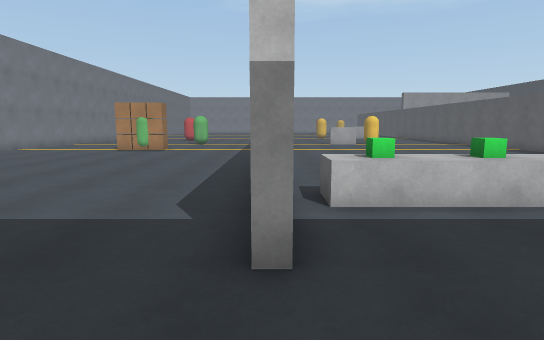
view 1 (above)

18 first-person views from a walk through a scene from a Unity 3-D project. The camera is 1.4 m above the floor, tilts 8° down and sees 80° across. The floor is counted in squares, 1 m on a side. Each view is taken from the middle of a square. On the plan, view 1 faces up. The plan holds only what a view shows up to about 15 squares ahead; the rest is blank. The place goes on beyond the plan. The player character is not drawn.

view 2
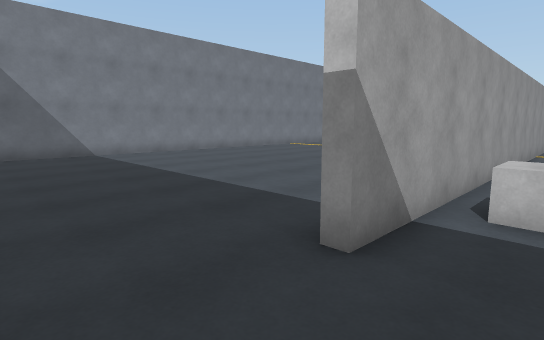

view 3
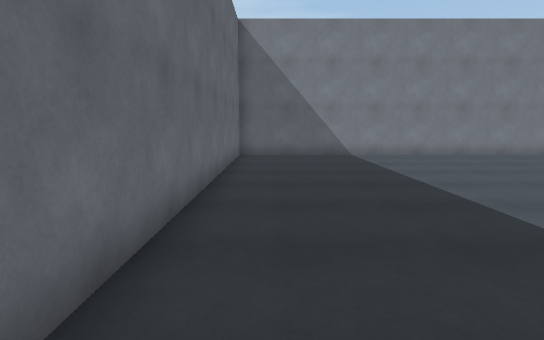

view 4
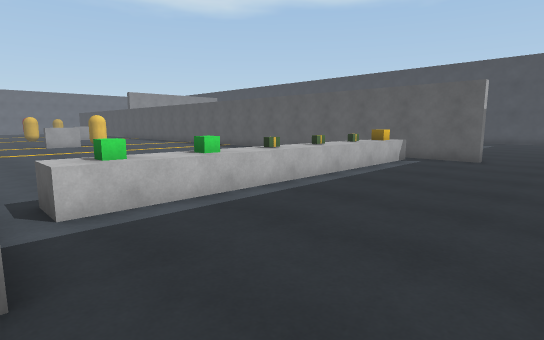

view 5
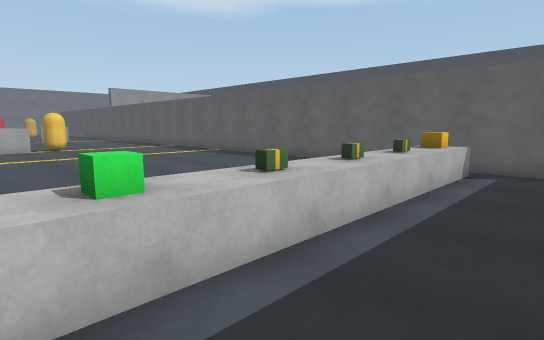

view 6
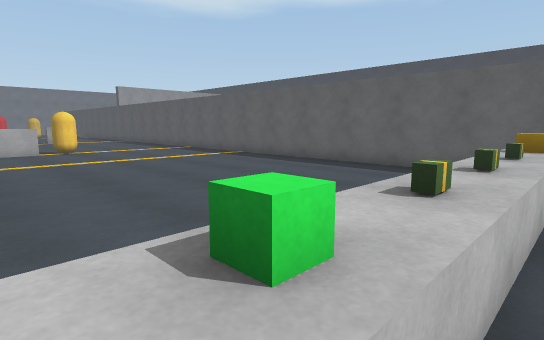

view 7
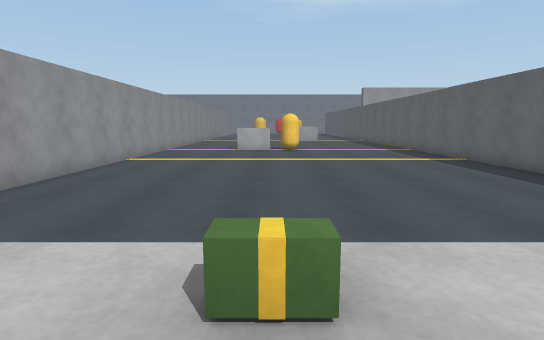

view 8
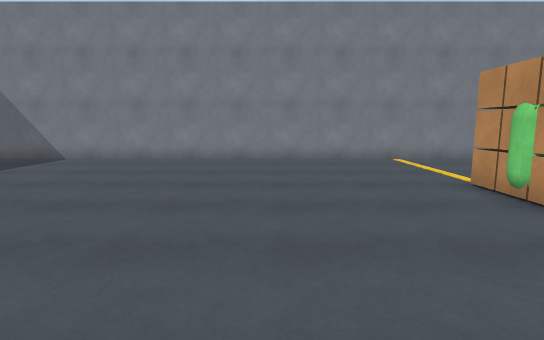

view 9
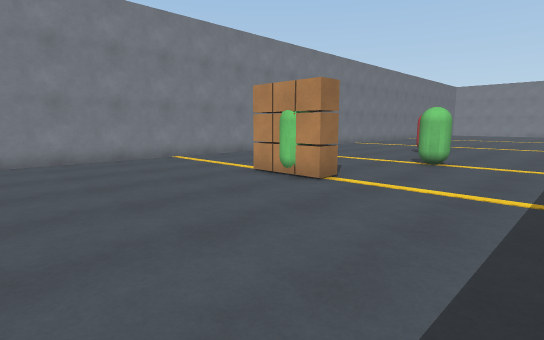

view 10
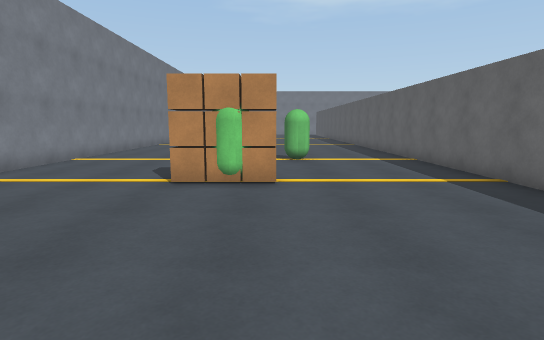

view 11
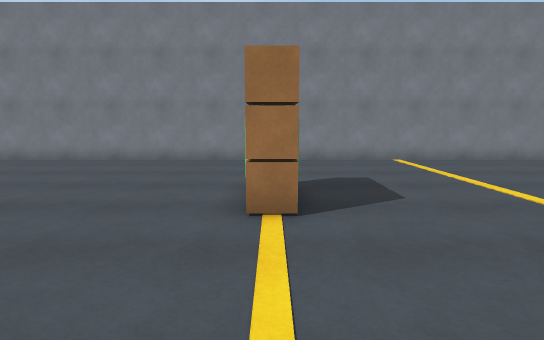

view 12
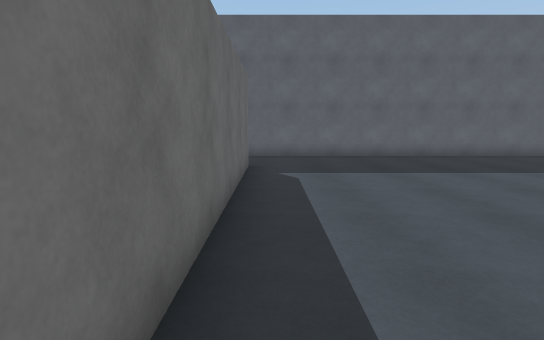

view 13
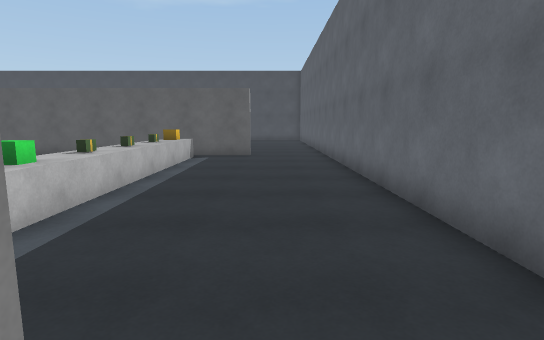

view 14
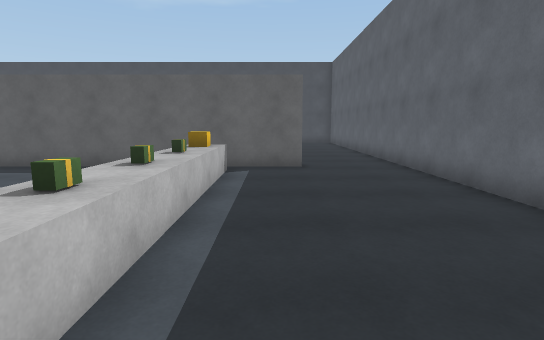

view 15
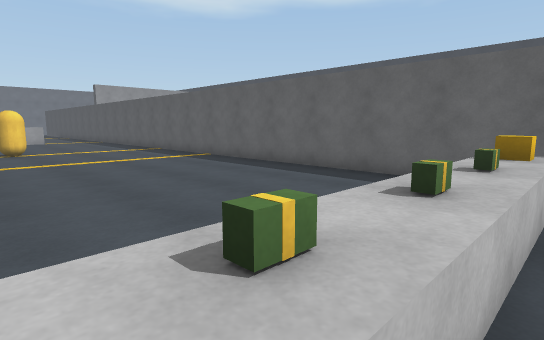

view 16
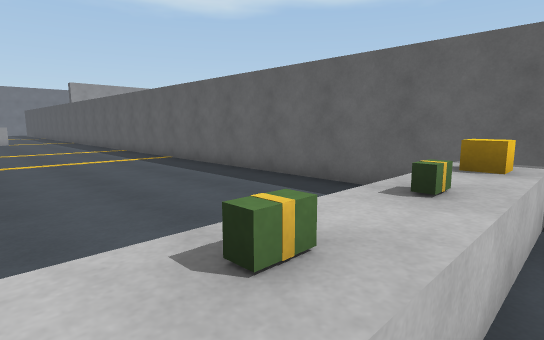

view 17
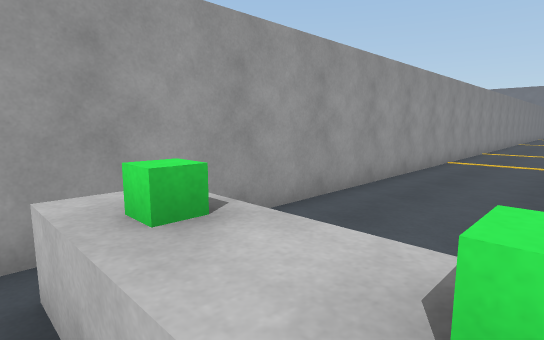

view 18
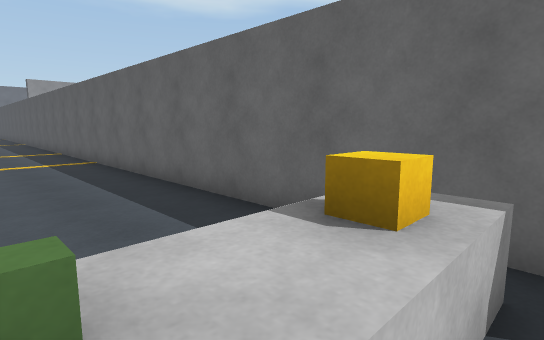

### Floor plan
Points are (right, up) in squares from view 1. A wall is a line through its corners. A room is listed if a view was taken in it or the views show most of it. See-through windows are left out.
Room 1 (views 1, 4, 8, 9, 10, 11, 12, 13)
walls: (-0.2, 16.8) (-0.2, 25.1); (0.2, 3) (-0.2, 3) (-0.2, 13.1); (-14, 25.5) (-14, -0.5) (0.1, -0.5)
ways out: opening at (0, 1) to room 2
objects: other object (-8, 18); other object (-7, 18); other object (-6, 18); other object (-5, 23)
Room 2 (views 2, 3, 5, 6, 7, 14, 15, 16, 17, 18)
walls: (6, 22.8) (4.5, 22.8); (14.2, 3) (13.8, 3) (13.8, 22.6); (0.2, 22.6) (0.2, 3); (1.8, -0.5) (14.4, -0.5)
low walls: (7.5, 5.4) (6.4, 5.4); (5.5, 5.4) (4.4, 5.4); (9.5, 5.4) (8.4, 5.4); (3.5, 5.4) (2.4, 5.4); (11.5, 5.4) (10.4, 5.4); (1.6, 5.4) (1, 5.4) (1, 6.6); (13.1, 5.4) (12.4, 5.4)
ways out: opening at (0, 1) to room 1; opening at (15, 1); gap at (6, 23)
objects: other object (2, 6); other object (4, 6); other object (6, 6); other object (7, 23); other object (8, 6); other object (10, 6); other object (12, 6)

Where each view was taken, in squares from view 1:
view 1: 0 up, 0 right, facing up
view 2: 0 up, 2 right, facing up-left
view 3: 1 up, 1 right, facing left
view 4: 0 up, 0 right, facing up-right
view 5: 3 up, 3 right, facing up-right
view 6: 5 up, 3 right, facing up-right
view 7: 5 up, 6 right, facing up
view 8: 13 up, 1 left, facing left
view 9: 11 up, 1 left, facing up-left
view 10: 10 up, 6 left, facing up
view 11: 18 up, 1 left, facing left
view 12: 14 up, 1 left, facing down
view 13: 2 up, 1 left, facing right
view 14: 4 up, 3 right, facing right
view 15: 5 up, 5 right, facing up-right
view 16: 5 up, 7 right, facing up-right
view 17: 5 up, 4 right, facing up-left
view 18: 5 up, 10 right, facing up-right
